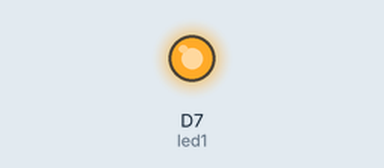
A sketch run on a simulated ESP8266 (NodeMCU). Parts: output pins drawn as LEDs (lit = HIGH).

Above: at 0.1 s.
At 39.1 s:
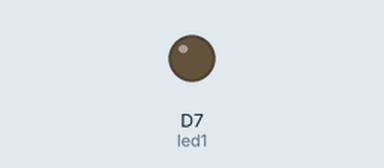
Timing chart, 0 to 40.0 s (numbered marks = the images above):
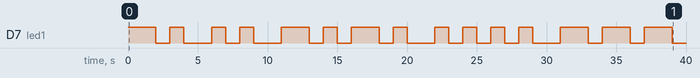

The sketch:

morsecodeblink.ino
```cpp
// ------------
// Blink an LED
// ------------

/*-------------

We've heavily commented this code for you. If you're a pro, feel free to ignore it.

Comments start with two slashes or are blocked off by a slash and a star.
You can read them, but your device can't.
It's like a secret message just for you.

Every program based on Wiring (programming language used by Arduino, and Particle devices) has two essential parts:
setup - runs once at the beginning of your program
loop - runs continuously over and over

You'll see how we use these in a second.

This program will blink an led on and off every second.
It blinks the D7 LED on your Particle device. If you have an LED wired to D0, it will blink that LED as well.

-------------*/


// First, we're going to make some variables.
// This is our "shorthand" that we'll use throughout the program:

int led1 = D7; // Instead of writing D7 over and over again, we'll write led2
// This one is the little blue LED on your board. On the Photon it is next to D7, and on the Core it is next to the USB jack.

// Having declared these variables, let's move on to the setup function.
// The setup function is a standard part of any microcontroller program.
// It runs only once when the device boots up or is reset.

void setup() {

  // We are going to tell our device that D0 and D7 (which we named led1 and led2 respectively) are going to be output
  // (That means that we will be sending voltage to them, rather than monitoring voltage that comes from them)

  // It's important you do this here, inside the setup() function rather than outside it or in the loop function.

  pinMode(led1, OUTPUT);

}

// Next we have the loop function, the other essential part of a microcontroller program.
// This routine gets repeated over and over, as quickly as possible and as many times as possible, after the setup function is called.
// Note: Code that blocks for too long (like more than 5 seconds), can make weird things happen (like dropping the network connection).  The built-in delay function shown below safely interleaves required background activity, so arbitrarily long delays can safely be done if you need them.

void loop() {
//My name is Nicholas, in morse code this translates to -. .. -.-. .... --- .-.. .- ...
    Blink("long");
    Blink("short");
    Pause();
    Blink("short");
    Blink("short");
    Pause();
    Blink("long");
    Blink("short");
    Blink("long");
    Blink("short");
    Pause();
    Blink("short");
    Blink("short");
    Blink("short");
    Blink("short");
    Pause();
    Blink("long");
    Blink("long");
    Blink("long");
    Pause();
    Blink("short");
    Blink("long");
    Blink("short");
    Blink("short");
    Pause();
    Blink("short");
    Blink("long");
    Pause();
    Blink("short");
    Blink("short");
    Blink("short");
    delay(2000);
}

void Blink(String duration){
  int timeDelay = 1000;
  digitalWrite(led1, HIGH);
  if(duration == "long"){
      timeDelay = 2000;
  }
  delay(timeDelay);

  digitalWrite(led1, LOW);

  delay(1000);
}


void Pause(){
    delay(1000);
}
```

Measured:
- by itself, D7 (led1): LOW → HIGH at 0.00 s, → LOW 2.0 s later, → HIGH 1.0 s later, → LOW 1.0 s later, … (30 changes in this stretch)
